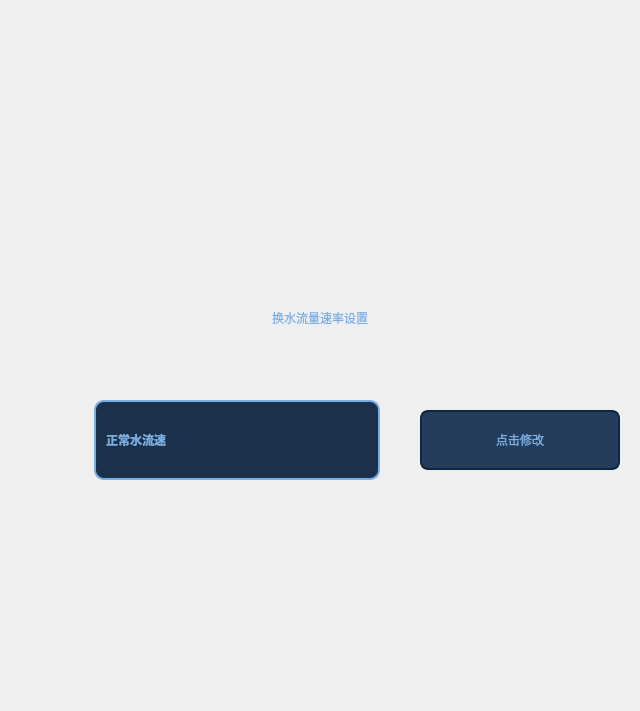
                      <widget class="QWidget" name="WDrightWidget_2" native="true">
                       <layout class="QVBoxLayout" name="verticalLayout_23">
                        <item>
                         <widget class="QWidget" name="widget_13" native="true">
                          <property name="minimumSize">
                           <size>
                            <width>0</width>
                            <height>150</height>
                           </size>
                          </property>
                          <property name="maximumSize">
                           <size>
                            <width>16777215</width>
                            <height>150</height>
                           </size>
                          </property>
                          <layout class="QHBoxLayout" name="horizontalLayout_22">
                           <property name="spacing">
                            <number>0</number>
                           </property>
                           <property name="leftMargin">
                            <number>0</number>
                           </property>
                           <property name="topMargin">
                            <number>30</number>
                           </property>
                           <property name="rightMargin">
                            <number>0</number>
                           </property>
                           <property name="bottomMargin">
                            <number>0</number>
                           </property>
                           <item>
                            <spacer name="horizontalSpacer_38">
                             <property name="orientation">
                              <enum>Qt::Horizontal</enum>
                             </property>
                             <property name="sizeHint" stdset="0">
                              <size>
                               <width>159</width>
                               <height>20</height>
                              </size>
                             </property>
                            </spacer>
                           </item>
                           <item>
                            <widget class="SlideButtonLib" name="btn_WaterlevelAuto" native="true">
                             <property name="minimumSize">
                              <size>
                               <width>300</width>
                               <height>100</height>
                              </size>
                             </property>
                             <property name="maximumSize">
                              <size>
                               <width>300</width>
                               <height>100</height>
                              </size>
                             </property>
                             <property name="styleSheet">
                              <string notr="true">QWidget
{
color: rgb(122, 175, 227);
font-weight:bold;
}</string>
                             </property>
                            </widget>
                           </item>
                           <item>
                            <spacer name="horizontalSpacer_39">
                             <property name="orientation">
                              <enum>Qt::Horizontal</enum>
                             </property>
                             <property name="sizeHint" stdset="0">
                              <size>
                               <width>159</width>
                               <height>20</height>
                              </size>
                             </property>
                            </spacer>
                           </item>
                          </layout>
                         </widget>
                        </item>
                        <item>
                         <spacer name="verticalSpacer_5">
                          <property name="orientation">
                           <enum>Qt::Vertical</enum>
                          </property>
                          <property name="sizeHint" stdset="0">
                           <size>
                            <width>20</width>
                            <height>117</height>
                           </size>
                          </property>
                         </spacer>
                        </item>
                        <item>
                         <widget class="QWidget" name="widget_14" native="true">
                          <property name="minimumSize">
                           <size>
                            <width>0</width>
                            <height>300</height>
                           </size>
                          </property>
                          <property name="maximumSize">
                           <size>
                            <width>16777215</width>
                            <height>300</height>
                           </size>
                          </property>
                          <property name="styleSheet">
                           <string notr="true">QLabel
{
font: 13pt &quot;楷体&quot;;
color: rgb(122, 175, 227);
}</string>
                          </property>
                          <layout class="QVBoxLayout" name="verticalLayout_24">
                           <item>
                            <widget class="QLabel" name="label_11">
                             <property name="minimumSize">
                              <size>
                               <width>0</width>
                               <height>50</height>
                              </size>
                             </property>
                             <property name="styleSheet">
                              <string notr="true">font: 18pt &quot;楷体&quot;;</string>
                             </property>
                             <property name="text">
                              <string>换水流量速率设置</string>
                             </property>
                             <property name="alignment">
                              <set>Qt::AlignCenter</set>
                             </property>
                            </widget>
                           </item>
                           <item>
                            <spacer name="verticalSpacer_6">
                             <property name="orientation">
                              <enum>Qt::Vertical</enum>
                             </property>
                             <property name="sizeHint" stdset="0">
                              <size>
                               <width>20</width>
                               <height>36</height>
                              </size>
                             </property>
                            </spacer>
                           </item>
                           <item>
                            <widget class="QWidget" name="widget_15" native="true">
                             <layout class="QHBoxLayout" name="horizontalLayout_23">
                              <property name="spacing">
                               <number>0</number>
                              </property>
                              <property name="leftMargin">
                               <number>0</number>
                              </property>
                              <property name="topMargin">
                               <number>0</number>
                              </property>
                              <property name="rightMargin">
                               <number>0</number>
                              </property>
                              <property name="bottomMargin">
                               <number>0</number>
                              </property>
                              <item>
                               <spacer name="horizontalSpacer_40">
                                <property name="orientation">
                                 <enum>Qt::Horizontal</enum>
                                </property>
                                <property name="sizeHint" stdset="0">
                                 <size>
                                  <width>40</width>
                                  <height>20</height>
                                 </size>
                                </property>
                               </spacer>
                              </item>
                              <item>
                               <widget class="QComboBox" name="SuLvBox">
                                <property name="minimumSize">
                                 <size>
                                  <width>286</width>
                                  <height>80</height>
                                 </size>
                                </property>
                                <property name="maximumSize">
                                 <size>
                                  <width>500</width>
                                  <height>80</height>
                                 </size>
                                </property>
                                <property name="layoutDirection">
                                 <enum>Qt::LeftToRight</enum>
                                </property>
                                <property name="styleSheet">
                                 <string notr="true">/*QCombobox主体*/
QComboBox {
	font: 30pt &quot;楷体&quot;;
	font-weight:bold;
	color: rgb(122, 175, 227);
    border: 2px solid rgb(122,175,227);/*设置线宽*/
	background-color: rgb(27, 49, 73);/*背景颜色*/
    border-radius: 10px;/*圆角*/
    padding: 1px 2px 1px 2px;  /*针对于组合框中的文本内容*/
	text-align:bottom;
    min-width: 9em;   /*# 组合框的最小宽度*/
    /*min-height: 5em;*/
	border-style:solid;/*边框为实线型*/
	border-width:2px;/*边框宽度*/
	border-color:rgb(122,175,227);/*边框颜色*/
	padding-left: 10px;/*左侧边距*/
}
/*QCombobox右侧按钮*/
QComboBox::drop-down {
    subcontrol-origin: padding;
    subcontrol-position: top right;/*放于右方顶部*/
    width: 50px;/*设置按钮范围宽度*/
    border-top-right-radius: 3px;/*设置边框圆角*/
    border-bottom-right-radius: 3px;
/*padding-right: 50px;*/
}
/*QCombobox右侧按钮的箭头图标*/
QComboBox::down-arrow {
	border-image: url(:/ptr/downJT.png);/*自定义图片填充*/
	width: 18px;/*设置该图标的宽高*/
	height: 18px;
}
/*QCombobox右侧按钮的箭头图标*/
QComboBox::down-arrow:on {
	border-image: url(:/ptr/upJT.png);/*自定义图片填充*/
	width: 18px;/*设置该图标的宽高*/
	height: 18px;
}


/* 下拉后，整个下拉窗体样式 */
QComboBox QAbstractItemView {
	font: 13pt &quot;楷体&quot;;
    border: 2px solid rgb(202, 221, 245);/*边框宽度、线形、颜色*/
	/*背景颜色*/
	background-color: rgba(36, 61, 91,0.8);
    border-radius: 10px;/*圆角*/
    padding: 1px 2px 1px 2px;  /*针对于组合框中的文本内容*/
    min-width: 12em;   /*# 组合框的最小宽度*/
}

/* 下拉后，整个下拉窗体每项的样式 */
QComboBox QAbstractItemView::item {
	font: 13pt &quot;楷体&quot;;
	color: rgb(122, 175, 227);
	border-radius: 10px;/*圆角*/
    height: 30px;   /* 项的高度（设置pComboBox-&gt;setView(new QListView());后，该项才起作用） */
	background-color: rgba(36, 61, 91,0.3);

}

/*以下部分不知为何不生效，有待调试*/
/* 下拉后，整个下拉窗体越过每项的样式 */
QComboBox QAbstractItemView::item:hover {
    color: #FFFFF0;
	font: 13pt &quot;楷体&quot;;
	color: rgb(122, 175, 227);
       /* 整个下拉窗体越过每项的背景色 */
	background-color: rgb(98, 0, 255);
}

/* 下拉后，整个下拉窗体被选择的每项的样式 */
QComboBox QAbstractItemView::item:selected {
    color: #FFFFF0;
	font: 13pt &quot;楷体&quot;;
	color: rgb(122, 175, 227);
	background-color: rgb(0, 85, 200);
}
</string>
                                </property>
                                <property name="insertPolicy">
                                 <enum>QComboBox::InsertAtBottom</enum>
                                </property>
                                <property name="sizeAdjustPolicy">
                                 <enum>QComboBox::AdjustToContentsOnFirstShow</enum>
                                </property>
                                <property name="duplicatesEnabled">
                                 <bool>false</bool>
                                </property>
                                <item>
                                 <property name="text">
                                  <string>正常水流速</string>
                                 </property>
                                </item>
                                <item>
                                 <property name="text">
                                  <string>低水流速</string>
                                 </property>
                                </item>
                                <item>
                                 <property name="text">
                                  <string>中水流速</string>
                                 </property>
                                </item>
                                <item>
                                 <property name="text">
                                  <string>高水流速</string>
                                 </property>
                                </item>
                               </widget>
                              </item>
                              <item>
                               <spacer name="horizontalSpacer_42">
                                <property name="orientation">
                                 <enum>Qt::Horizontal</enum>
                                </property>
                                <property name="sizeType">
                                 <enum>QSizePolicy::Minimum</enum>
                                </property>
                                <property name="sizeHint" stdset="0">
                                 <size>
                                  <width>40</width>
                                  <height>20</height>
                                 </size>
                                </property>
                               </spacer>
                              </item>
                              <item>
                               <widget class="QPushButton" name="SuLvBox_btn">
                                <property name="minimumSize">
                                 <size>
                                  <width>200</width>
                                  <height>60</height>
                                 </size>
                                </property>
                                <property name="maximumSize">
                                 <size>
                                  <width>200</width>
                                  <height>16777215</height>
                                 </size>
                                </property>
                                <property name="styleSheet">
                                 <string notr="true">QPushButton
{
background-color: rgb(36,61,91);
color: rgb(122, 175, 227);
font: 14pt &quot;楷体&quot;;
border-radius:8px;
border:2px solid rgb(13,39,67);
}
QPushButton:hover
{
border:2px solid rgb(122, 175, 227);
font: 16pt &quot;楷体&quot;;
}</string>
                                </property>
                                <property name="text">
                                 <string>点击修改</string>
                                </property>
                               </widget>
                              </item>
                             </layout>
                            </widget>
                           </item>
                           <item>
                            <spacer name="verticalSpacer_7">
                             <property name="orientation">
                              <enum>Qt::Vertical</enum>
                             </property>
                             <property name="sizeHint" stdset="0">
                              <size>
                               <width>20</width>
                               <height>36</height>
                              </size>
                             </property>
                            </spacer>
                           </item>
                           <item>
                            <widget class="QWidget" name="widget_16" native="true">
                             <layout class="QHBoxLayout" name="horizontalLayout_24">
                              <item>
                               <spacer name="horizontalSpacer_43">
                                <property name="orientation">
                                 <enum>Qt::Horizontal</enum>
                                </property>
                                <property name="sizeHint" stdset="0">
                                 <size>
                                  <width>157</width>
                                  <height>20</height>
                                 </size>
                                </property>
                               </spacer>
                              </item>
                              <item>
                               <spacer name="horizontalSpacer_44">
                                <property name="orientation">
                                 <enum>Qt::Horizontal</enum>
                                </property>
                                <property name="sizeHint" stdset="0">
                                 <size>
                                  <width>156</width>
                                  <height>20</height>
                                 </size>
                                </property>
                               </spacer>
                              </item>
                             </layout>
                            </widget>
                           </item>
                          </layout>
                         </widget>
                        </item>
                        <item>
                         <spacer name="verticalSpacer_8">
                          <property name="orientation">
                           <enum>Qt::Vertical</enum>
                          </property>
                          <property name="sizeHint" stdset="0">
                           <size>
                            <width>20</width>
                            <height>116</height>
                           </size>
                          </property>
                         </spacer>
                        </item>
                       </layout>
                      </widget>
